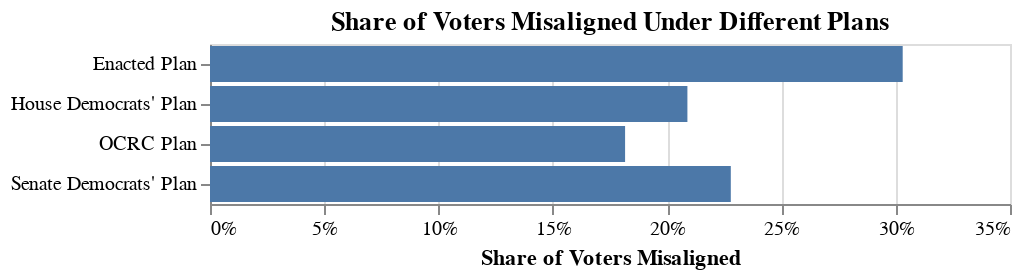

The cell this chart's notebook holds for it:
### Code cell
misaligned = hist[hist["party_misaligned_binary"] == 1].copy()
misaligned["author"] = misaligned.author.replace(titles)
c = (
    alt.Chart(pd.DataFrame(misaligned), title="Share of Voters Misaligned Under Different Plans")
    .mark_bar()
    .encode(
        y=alt.Y("author:N", title=""),
        x=alt.X("share:Q", title="Share of Voters Misaligned", axis=alt.Axis(format='.0%')),
    )
)
c

### Figure 1 — Vega-Lite specification as saved in the notebook (floating-point values rounded to 4 significant figures)
{"config": {"view": {"continuousWidth": 400, "continuousHeight": 300}}, "data": {"name": "data-b24325ccf27df4a032183b766e6d2451"}, "mark": "bar", "encoding": {"x": {"type": "quantitative", "axis": {"format": ".0%"}, "field": "share", "title": "Share of Voters Misaligned"}, "y": {"type": "nominal", "field": "author", "title": ""}}, "title": "Share of Voters Misaligned Under Different Plans", "$schema": "https://vega.github.io/schema/vega-lite/v4.8.1.json", "datasets": {"data-b24325ccf27df4a032183b766e6d2451": [{"party_misaligned_binary": 1, "author": "Enacted Plan", "DISTRICT": 98940, "n": 98940, "total": 326475, "share": 0.3031}, {"party_misaligned_binary": 1, "author": "House Democrats' Plan", "DISTRICT": 68189, "n": 68189, "total": 326475, "share": 0.2089}, {"party_misaligned_binary": 1, "author": "OCRC Plan", "DISTRICT": 59288, "n": 59288, "total": 326475, "share": 0.1816}, {"party_misaligned_binary": 1, "author": "Senate Democrats' Plan", "DISTRICT": 74388, "n": 74388, "total": 326475, "share": 0.2279}]}}
